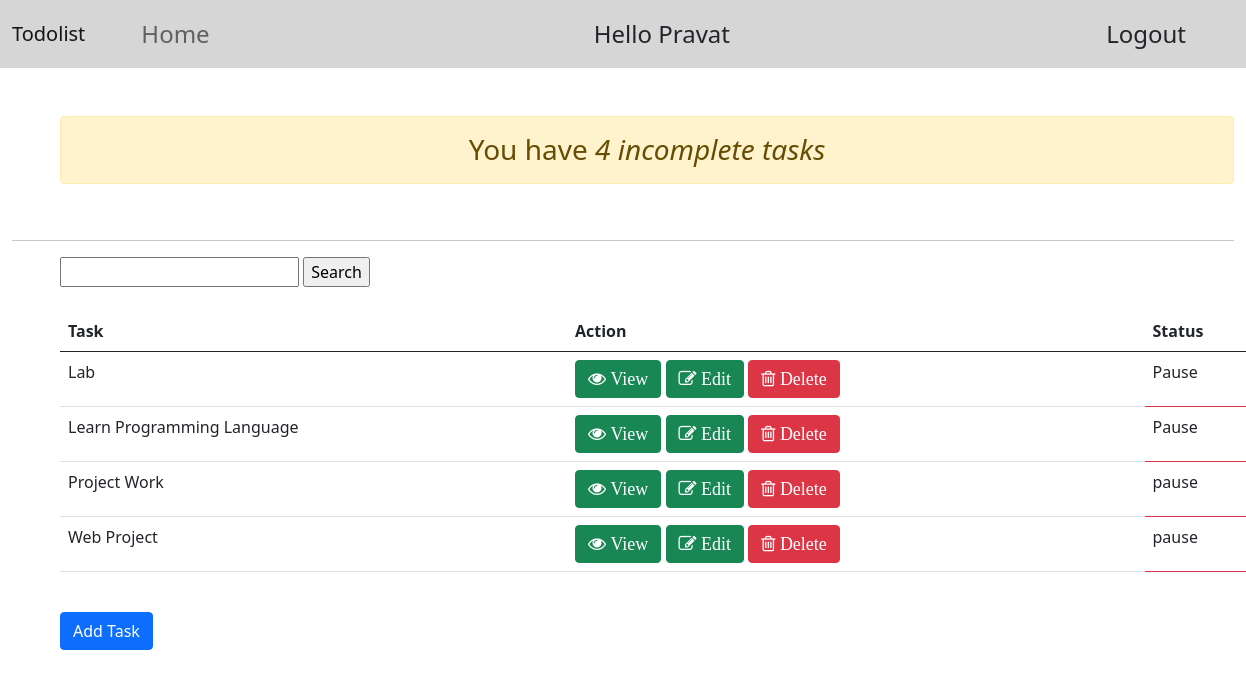
The app's page / (signed in) with its own data.
### task/models.py (models this page shows, shortened)
class task(models.Model):
  priority_choices =[
  ('Low','Low'),
  ('Medium','Medium'),
  ('High','High'),
]
  status_choices=[
    ('Pause','Pause'),
    ('In progress','in Progress'),
    ('Complete','Complete'),
  ]
  user=models.ForeignKey(User,on_delete=models.CASCADE)
  title=models.CharField(max_length=100)
  description=models.TextField()
  complete=models.BooleanField(default=False)
  create=models.DateTimeField(auto_now_add=True)
  task_priority=models.CharField(choices=priority_choices,max_length=30)
  due_date=models.DateTimeField()
  status=models.CharField(choices=status_choices,max_length=50)

### task/views.py (the view)
# urls.py: 2. Add a URL to urlpatterns:  path('', views.home, name='home')
def home(request):
    if request.user.is_authenticated:
        lst=task.objects.filter(user=request.user).order_by('-task_priority',)
        count_task=lst.filter(complete=False and status!=Complete).count()
        tsearch=request.GET.get('search_area','')
        if tsearch:
            lst=task.objects.filter(title__icontains=tsearch,user=request.user)
        return render(request,'task/home.html',{'lst':lst,'count_task':count_task,})
    else:
        return HttpResponseRedirect('sig')

### task/templates/task/home.html
{% extends 'task/base.html' %}
{% load static %}
{% block content %}
{% if request.user.is_authenticated %}
<h3 class=" header ms-5 mt-5 text-center alert alert-warning">You have <i>{{count_task}} incomplete tasks</i></h2>
<br>
<hr>
<form action="" method="GET" class="ms-5 ">
  <input type="text" name="search_area">
  <input type="submit" value="Search" name="search">
</form>
<br>
<table class="table ms-5">
  <thead>
    <tr>
      <th scope="col">Task</th>
      <th scope="col">Action</th>
      <th scope="col">Status</th>
  </thead>
  <tbody>
    <tr>
      {% for list in lst  %}
      <td>{{list.title}}</td>
      <td> <a href="{% url 'det' list.id %}" class="btn btn-success "><i class="fa fa-eye " style="font-size:18px "> View</i></a>
           <a href="{% url 'up' list.id %}" class="btn btn-success"><i class="fa fa-edit" style="font-size:18px "> Edit</i></a>
          <a href="{% url 'del' list.id %}" class="btn btn-danger  "><i class="fa fa-trash-o" style="font-size:18px "> Delete</i></a></td>
      <td class=" text-dark  btn-danger">{{list.status}}</td>
    </tr>
    {% empty %}
    <h2 class="ms-5">No Task Left</h2>
    {% endfor %}
  </tbody>
</table>
<br>
<div class="ADD-TASK ms-5">
  <a href="{% url 'add' %}" class="btn btn-primary">Add Task</a>
</div>
{% else %}
<h1 class="ms-3 mt-2 text-center alert alert-primary">To Do list</h1>
<a href="{% url 'sig' %}" class="ms-3 btn btn-primary">SignUp</a>
<a href="{%  url 'log' %}" class="ms-3 btn btn-primary">LogIn</a>
{% endif %}
{% endblock content %}

### task/templates/task/base.html (shortened to what this page needs)
<!DOCTYPE html>
{% load static %}
<html lang="en">
<head>
    <link rel="stylesheet" href="{% static 'task/css/bootstrap.min.css' %}">
    <link rel="stylesheet" href="https://cdnjs.cloudflare.com/ajax/libs/font-awesome/4.7.0/css/font-awesome.min.css">
    <link rel="stylesheet" media="screen and (max-width:998)"  href="{% static 'task/css/phone.css' %}">
</head>
<nav class="navbar navbar-expand-lg navbar-light bg-body-tertiary navbar fs-4 ms-0 ">
    <div class="container-fluid">
      <a class="navbar-brand me-2" href="#">Todolist
      </a>
      <div class="collapse navbar-collapse" id="navbarButtonsExample">
        <ul class="navbar-nav me-auto mb-2 mb-lg-0 ms-4">
          <li class="nav-item ms-2">
            <a class="nav-link ms-2" href="{% url 'hm' %}">Home</a>
          </li>
        </ul>
        {% if request.user.is_authenticated %}
        <div class="d-flex align-items-center text-decoration-none me-auto"> Hello {{request.user|title}}
        </div>
        <div class="d-flex align-items-center text-decoration-none ">
          <a href="{% url 'out' %}" class="text-decoration-none text-dark me-5 ">Logout</a>
        </div>
        {% endif %}
      </div>
    </div>
  </nav>
<body>
    <div class="container-fluid ">
    {% block content %}
    {% endblock content %}
</div>
</body>
</html>

### task/static/task/css/phone.css (style rules this page uses)
.navbar { flex-direction: column; }

### task/templates/task/base.html (style rules this page uses)
.nav-item { text-align:left; }
.navbar { background-color:#d6d6d6; }

### records on screen
task: title "Lab", status "Pause"
task: title "Learn Programming Language", status "Pause"
task: title "Project Work", status "pause"
task: title "Web Project", status "pause"

### other values on screen
{{ request.user|title }} "Pravat"
{{ count_task }} "4"
